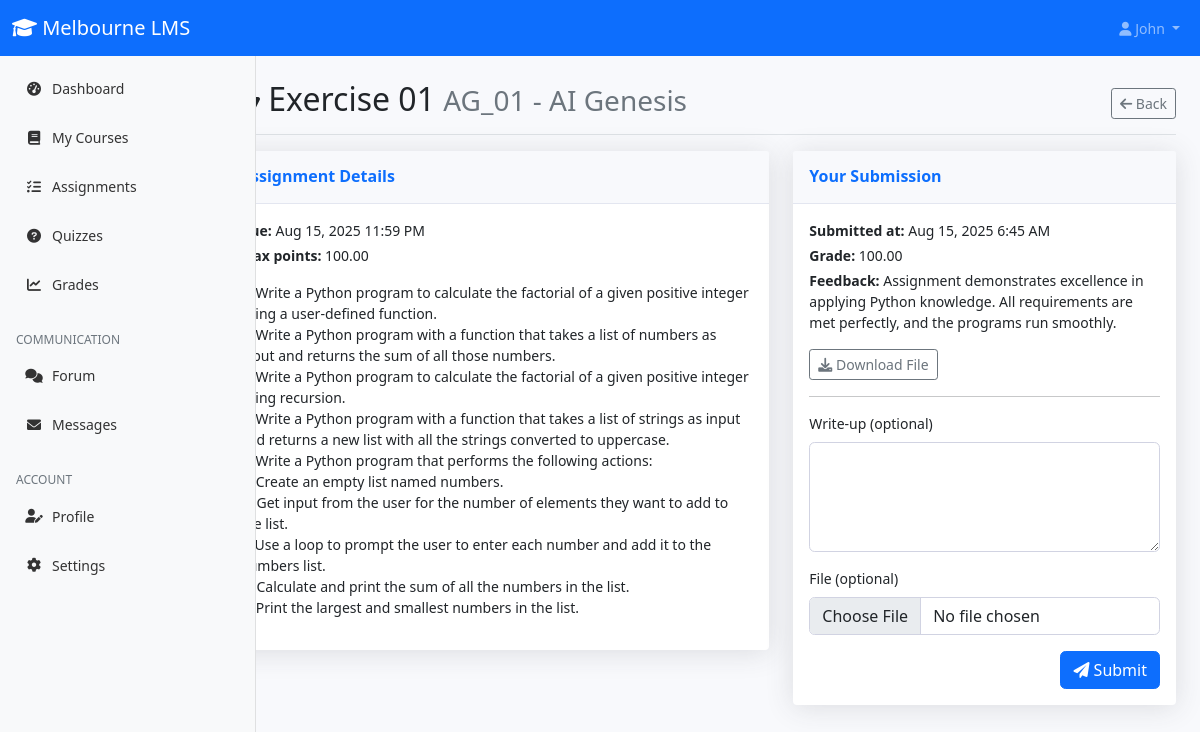
The app's page /student/assignment_view.php?id=2 (signed in) with its own data.
### tables this page shows
CREATE TABLE `assignments` (
  `id` int(11) NOT NULL,
  `course_id` int(11) NOT NULL,
  `title` varchar(200) NOT NULL,
  `description` text DEFAULT NULL,
  `due_date` datetime DEFAULT NULL,
  `max_points` decimal(5,2) DEFAULT 100.00,
  `created_by` int(11) NOT NULL,
  `created_at` timestamp NOT NULL DEFAULT current_timestamp()
);

CREATE TABLE `courses` (
  `id` int(11) NOT NULL,
  `title` varchar(200) NOT NULL,
  `description` text DEFAULT NULL,
  `instructor_id` int(11) NOT NULL,
  `course_code` varchar(20) NOT NULL,
  `credits` int(11) DEFAULT 3,
  `semester` varchar(20) DEFAULT NULL,
  `year` int(11) DEFAULT NULL,
  `max_students` int(11) DEFAULT 50,
  `status` enum('active','inactive') DEFAULT 'active',
  `created_at` timestamp NOT NULL DEFAULT current_timestamp()
);

CREATE TABLE `assignment_submissions` (
  `id` int(11) NOT NULL,
  `assignment_id` int(11) NOT NULL,
  `student_id` int(11) NOT NULL,
  `submission_text` text DEFAULT NULL,
  `file_path` varchar(500) DEFAULT NULL,
  `submitted_at` timestamp NOT NULL DEFAULT current_timestamp(),
  `grade` decimal(5,2) DEFAULT NULL,
  `feedback` text DEFAULT NULL,
  `graded_by` int(11) DEFAULT NULL,
  `graded_at` timestamp NULL DEFAULT NULL
);

### config/database.php (called while the page is built, shortened)
<?php
function formatDate($date)
{
    return date('M j, Y g:i A', strtotime($date));
}

### student/assignment_view.php (the view, shortened to what this page needs)
<?php
require_once '../config/database.php';
$database = new Database();
$db = $database->getConnection();
$assignmentId = isset($_GET['id']) ? (int)$_GET['id'] : 0;
$aStmt = $db->prepare('SELECT a.*, c.title AS course_title, c.course_code FROM assignments a JOIN courses c ON a.course_id = c.id JOIN enrollments e ON e.course_id = c.id AND e.student_id = ? AND e.status = "enrolled" WHERE a.id = ?');
$aStmt->execute([$_SESSION['user_id'], $assignmentId]);
$assignment = $aStmt->fetch(PDO::FETCH_ASSOC);
$sStmt = $db->prepare('SELECT * FROM assignment_submissions WHERE assignment_id = ? AND student_id = ?');
$sStmt->execute([$assignmentId, $_SESSION['user_id']]);
$mySubmission = $sStmt->fetch(PDO::FETCH_ASSOC);
?>
<!DOCTYPE html>
<html lang="en">
<head>
	<link href="https://cdn.jsdelivr.net/npm/bootstrap@5.1.3/dist/css/bootstrap.min.css" rel="stylesheet">
	<link href="https://cdnjs.cloudflare.com/ajax/libs/font-awesome/6.0.0/css/all.min.css" rel="stylesheet">
	<link href="../assets/css/dashboard.css" rel="stylesheet">
</head>
<body>
	<?php include '../includes/student_navbar.php'; ?>
	<div class="container-fluid">
		<div class="row">
			<?php include '../includes/student_sidebar.php'; ?>
			<main class="col-md-9 ms-sm-auto col-lg-10 px-md-4">
				<div class="d-flex justify-content-between flex-wrap flex-md-nowrap align-items-center pt-3 pb-2 mb-3 border-bottom">
					<h1 class="h2"><i class="fas fa-folder-open"></i> <?php echo htmlspecialchars($assignment['title']); ?> <small class="text-muted"><?php echo htmlspecialchars($assignment['course_code'] . ' - ' . $assignment['course_title']); ?></small></h1>
					<div class="btn-toolbar">
						<a class="btn btn-sm btn-outline-secondary" href="assignments.php"><i class="fas fa-arrow-left"></i> Back</a>
					</div>
				</div>
				<div class="row g-4">
					<div class="col-md-7">
						<div class="card shadow mb-4">
							<div class="card-header py-3">
								<h6 class="m-0 font-weight-bold text-primary">Assignment Details</h6>
							</div>
							<div class="card-body">
								<p class="mb-1"><strong>Due:</strong> <?php echo $assignment['due_date'] ? formatDate($assignment['due_date']) : '<span class="text-muted">—</span>'; ?></p>
								<p class="mb-1"><strong>Max points:</strong> <?php echo htmlspecialchars($assignment['max_points']); ?></p>
								<p class="mt-3"><?php echo nl2br(htmlspecialchars($assignment['description'])); ?></p>
							</div>
						</div>
					</div>
					<div class="col-md-5">
						<div class="card shadow mb-4">
							<div class="card-header py-3">
								<h6 class="m-0 font-weight-bold text-primary">Your Submission</h6>
							</div>
							<div class="card-body">
								<?php if ($mySubmission): ?>
									<p class="mb-1"><strong>Submitted at:</strong> <?php echo formatDate($mySubmission['submitted_at']); ?></p>
									<p class="mb-1"><strong>Grade:</strong> <?php echo $mySubmission['grade'] !== null ? htmlspecialchars($mySubmission['grade']) : '<span class="text-warning">Pending</span>'; ?></p>
									<p class="mb-3"><strong>Feedback:</strong> <?php echo $mySubmission['feedback'] ? htmlspecialchars($mySubmission['feedback']) : '<span class="text-muted">—</span>'; ?></p>
									<?php if ($mySubmission['file_path']): ?>
										<a class="btn btn-sm btn-outline-secondary" href="../<?php echo $mySubmission['file_path']; ?>" target="_blank"><i class="fas fa-download"></i> Download File</a>
									<?php endif; ?>
									<hr>
								<?php endif; ?>
								<form method="post" enctype="multipart/form-data">
									<div class="mb-3">
										<label class="form-label">Write-up (optional)</label>
										<textarea name="submission_text" class="form-control" rows="4"><?php echo htmlspecialchars($mySubmission['submission_text'] ?? ''); ?></textarea>
									</div>
									<div class="mb-3">
										<label class="form-label">File (optional)</label>
										<input type="file" name="submission_file" class="form-control">
									</div>
									<div class="text-end">
										<button type="submit" class="btn btn-primary"><i class="fas fa-paper-plane"></i> Submit</button>
									</div>
								</form>
							</div>
						</div>
					</div>
				</div>
			</main>
		</div>
	</div>
</body>
</html>

### assets/css/dashboard.css (style rules this page uses)
body { font-size: .875rem; background-color: #f8f9fc; }
main { padding-top: 0.5rem; }
.card { box-shadow: 0 0.15rem 1.75rem 0 rgba(58, 59, 69, 0.15) !important; border: none; }
.card-header { background-color: #f8f9fc; border-bottom: 1px solid #e3e6f0; }
.font-weight-bold { font-weight: 700 !important; }
.btn { border-radius: 0.35rem; font-weight: 400; }
.btn-sm { padding: 0.25rem 0.5rem; font-size: 0.875rem; border-radius: 0.2rem; }
@media (min-width: 769px) { main { margin-left: 16rem; } }
.form-control { border: 1px solid #d1d3e2; border-radius: 0.35rem; }
.shadow { box-shadow: 0 0.15rem 1.75rem 0 rgba(58, 59, 69, 0.15) !important; }

### records on screen
assignments: title "Exercise 01", course.title "AG_01 - AI Genesis", due_date "Aug 15, 2025 11:59 PM", max_points "100.00", description "1. Write a Python program to calculate the factorial of a given positive integer using a user-defined function. 2. Write a Python program with a function that takes a list of numbers as input and returns the sum of all those numbers. 3. Write a Python program to calculate the factorial of a given positive integer using recursion. 4. Write a Python program with a function that takes a list of strings as input and returns a new list with all the strings converted to uppercase. 5. Write a Python program that performs the following actions: a) Create an empty list named numbers. b) Get input from the user for the number of elements they want to add to the list. c) Use a loop to prompt the user…"
assignment_submissions: submitted_at "Aug 15, 2025 6:45 AM", grade "100.00", feedback "Assignment demonstrates excellence in applying Python knowledge. All requirements are met perfectly, and the programs run smoothly."

### other values on screen
$_SESSION['first_name'] "John"
